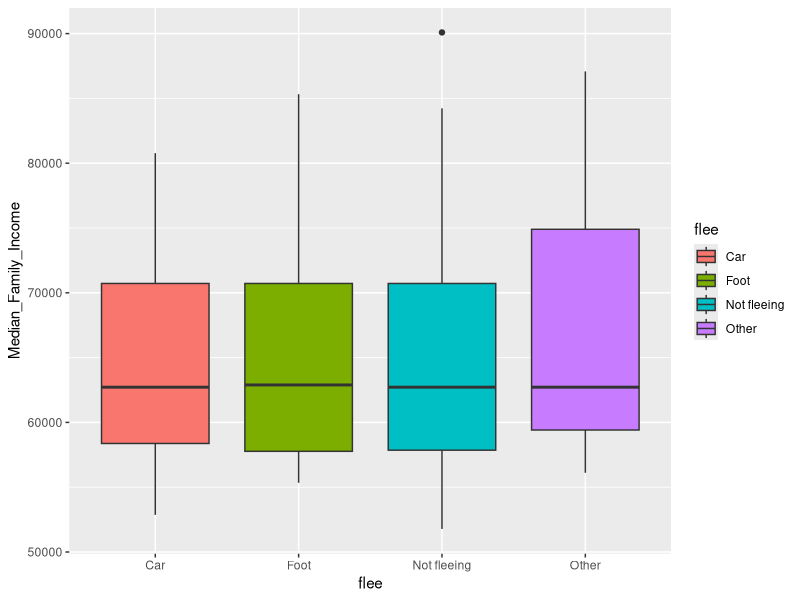
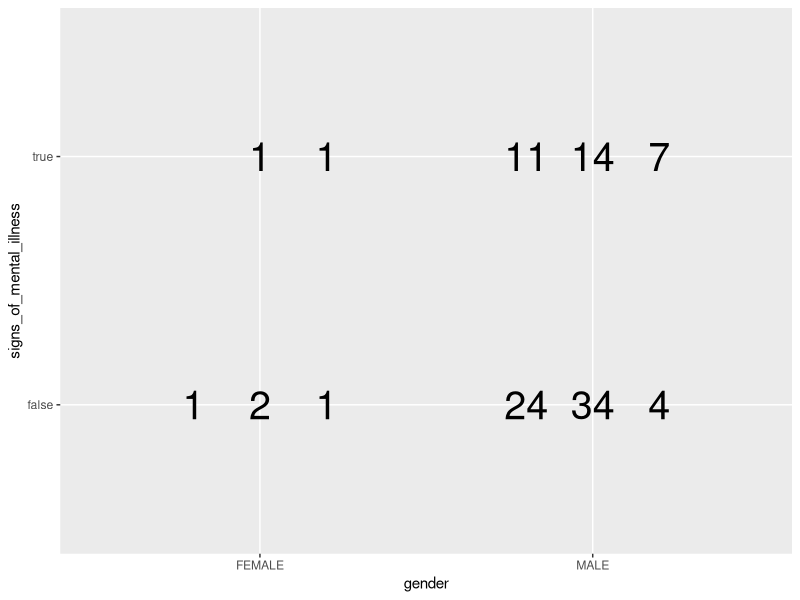
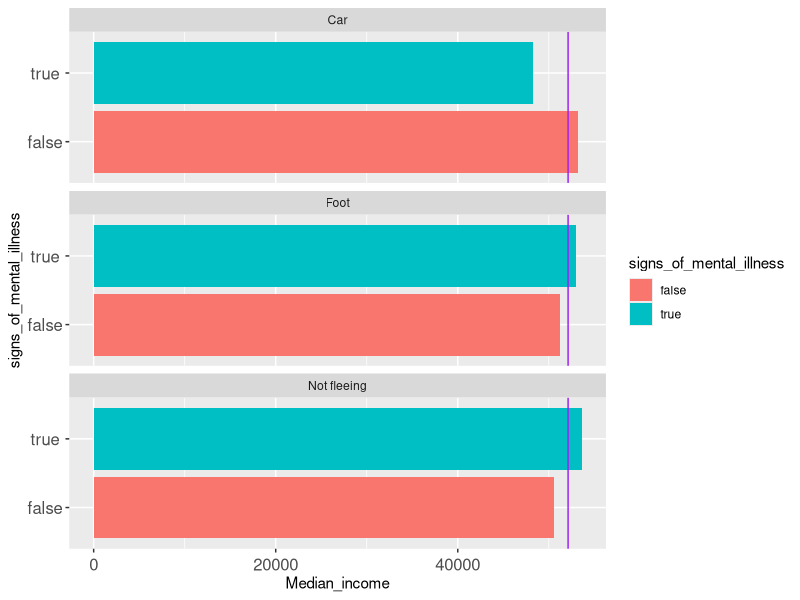
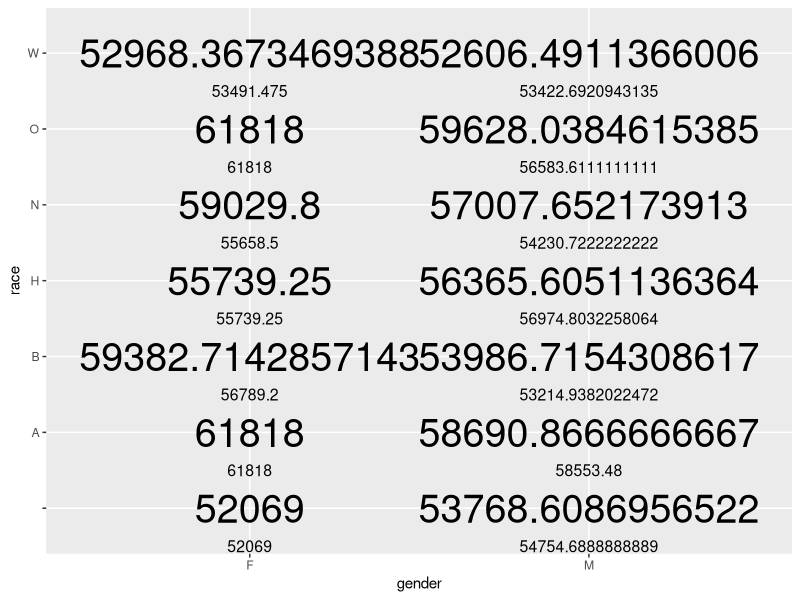
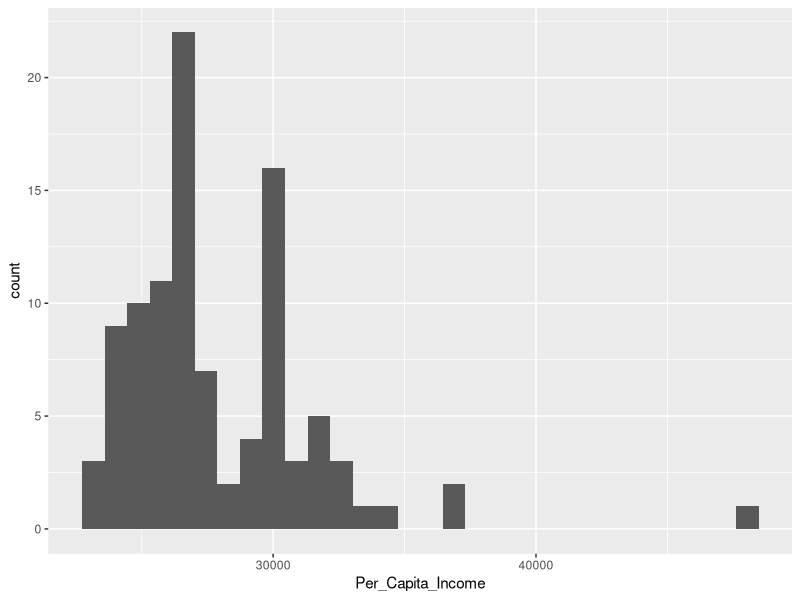
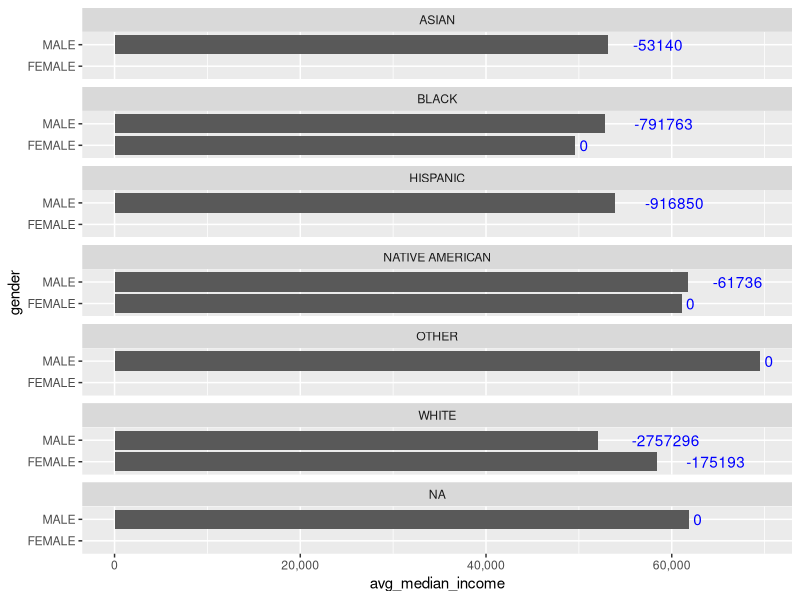
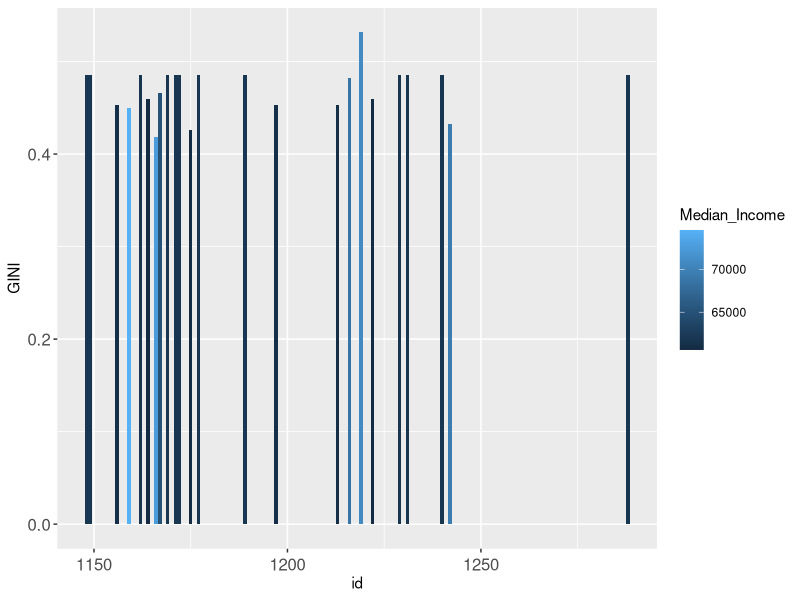
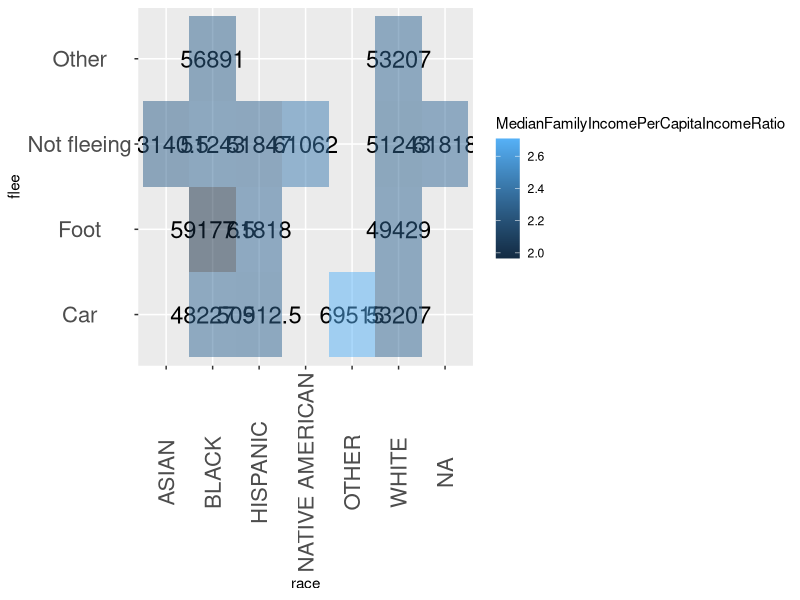

These figures' R source, in order:
require(ggplot2)
require(dplyr)


income <- read.csv(file="../01 Data/census-income-data.csv", header=TRUE, sep=",")
fatalPoliceShootings <- read.csv(file="../01 Data/fatal-police-shootings-data.csv", header=TRUE, sep=",")
incomeOfTheFatallyShot <- read.csv(file="../01 Data/fatal-police-shootings-and-census-income-data.csv", header=TRUE, sep=",")

#Histogram-----------------------------------------------------------------------------

histogram <- ggplot(incomeOfTheFatallyShot) + geom_histogram(aes(Per_Capita_Income, fill = Per_Capita_Income  ))
#End Histogram-----------------------------------------------------------------------------

#Box Plot-----------------------------------------------------------------------------

boxplot <- ggplot(incomeOfTheFatallyShot) + geom_boxplot(aes(x = flee, y = Median_Family_Income, fill = flee)  )
#End Box Plot-----------------------------------------------------------------------------

#Scatter Plot-----------------------------------------------------------------------------
scatterplot <- ggplot(incomeOfTheFatallyShot) + geom_point(aes(x = GINI, y = Median_Family_Income, color = armed))

#End Scatter Plot-----------------------------------------------------------------------------


#CrossTabs-----------------------------------------------------------------------------
# First Plot

genderMentalIll <- dplyr::select(incomeOfTheFatallyShot, Per_Capita_Income, gender, signs_of_mental_illness)

countTotal <- genderMentalIll %>% mutate(Per_Capita_Range = ifelse(Per_Capita_Income < 26500, "low", ifelse(Per_Capita_Income < 31000 & Per_Capita_Income > 26500, "medium","high"))) %>% dplyr::count(Per_Capita_Range, gender, signs_of_mental_illness)


lowCapitaRange <- countTotal %>% filter(Per_Capita_Range == "low")
mediumCapitaRange <- countTotal %>% filter(Per_Capita_Range == "medium")
highCapitaRange <- countTotal %>% filter(Per_Capita_Range == "high")

capitaRangePlot <- ggplot() + 
  geom_text(data = lowCapitaRange, aes(x=gender, y=signs_of_mental_illness, label = n),nudge_x = -0.2, size=10) + 
  geom_text(data = mediumCapitaRange, aes(x=gender, y=signs_of_mental_illness, label = n),nudge_x = 0, size=10) + 
  geom_text(data = highCapitaRange, aes(x=gender, y=signs_of_mental_illness, label = n),nudge_x = 0.2, size=10) 

# Second Plot

plotDF <- dplyr::inner_join(income, fatalPoliceShootings, by = c("State" = "state")) %>% 
  dplyr::group_by(gender, race) %>% 
  dplyr::summarize(avg_median_income = mean(Median_Income))

subset <- dplyr::inner_join(income,fatalPoliceShootings, by = c("State" = "state")) %>% dplyr::filter(Median_Income >= 46000 & Median_Income <= 62000) %>%
  dplyr::group_by(gender, race) %>% 
  dplyr::summarize(avg_median_income = mean(Median_Income)) 

genderRacePlot <- ggplot() + 
  geom_text(data = plotDF, aes(x= gender, y=race, label = avg_median_income), size=10) + 
  geom_text(data = subset, aes(x=gender, y=race, label = avg_median_income), nudge_y = -.5, size=4)


#Third Plot

test <- incomeOfTheFatallyShot %>% dplyr::group_by(race,flee) %>% dplyr::summarise(income = median(Median_Income), MedianFamilyIncomePerCapitaIncomeRatio = median(Median_Family_Income/Per_Capita_Income))

raceFleePlot <- ggplot(test) + 
  theme(axis.text.x=element_text(angle=90, size=16, vjust=0.5)) + 
  theme(axis.text.y=element_text(size=16, hjust=0.5)) +
  geom_text(aes(x=race, y=flee, label = income), size=6)+
  geom_tile(aes(x=race, y=flee, fill=MedianFamilyIncomePerCapitaIncomeRatio), alpha=0.50)

#End CrossTabs-----------------------------------------------------------------------------

#BarCharts -----------------------------------------------------------------------------

# Median Income by Race

incomeByRace <- incomeOfTheFatallyShot %>% dplyr::group_by(race, gender) %>% dplyr::summarize(avg_median_income = mean(Median_Income), sum_income = sum(Median_Income)) %>% dplyr::group_by(race, gender, avg_median_income) %>% dplyr::summarize(window_avg_income = mean(sum_income))

incomeByRacePlot <- ggplot(incomeByRace, aes(x = gender, y = avg_median_income)) + 
  geom_bar(stat = "identity") +
  scale_y_continuous(labels = scales::comma) + 
  facet_wrap(~race, ncol=1) +
  coord_flip() +
  geom_text(mapping=aes(x=gender, y=avg_median_income, label=round(avg_median_income - window_avg_income)),colour="blue", hjust=-.5)
#plot(incomeByRacePlot)

# Median Income by Fleeing

fleeMentalIncome <- incomeOfTheFatallyShot %>% dplyr::select(flee,signs_of_mental_illness,Median_Income) %>% group_by(signs_of_mental_illness,flee) %>% dplyr::filter(flee %in% c('Car','Foot','Not fleeing')) %>% summarise(Median_income = median(Median_Income))


fleePlot <- ggplot(fleeMentalIncome, aes(x=signs_of_mental_illness, y=Median_income, fill=signs_of_mental_illness)) +
  theme(axis.text.x=element_text(angle=0, size=12, vjust=0.5)) + 
  theme(axis.text.y=element_text(size=12, hjust=0.5)) + 
  geom_bar(stat = "identity") + 
  facet_wrap(~flee, ncol=1) + 
  coord_flip() + 
  geom_hline(aes(yintercept = median(Median_income)), color="purple")
#plot(fleePlot)


# Inequality Index for High Income Criminals

inequalityIndexforHighIncome <- incomeOfTheFatallyShot %>% dplyr::select(id,GINI,Median_Income) %>% mutate(Median_Income_Range = ifelse(Median_Income < 50000, "low", ifelse(Median_Income < 60000 & Median_Income > 50000, "medium","high"))) %>% dplyr::filter(Median_Income_Range == 'high',id > 1000) 
  
inequalityPlot <- ggplot(inequalityIndexforHighIncome, aes(x=id, y=GINI, fill=Median_Income)) +
  theme(axis.text.x=element_text(angle=0, size=12, vjust=0.5)) + 
  theme(axis.text.y=element_text(size=12, hjust=0.5)) +
  geom_bar(stat = "identity")
#plot(inequalityPlot)

#End Barcharts-----------------------------------------------------------------------------


# require("grid")
# 
# setwd("../03 Visualizations")
# 
# png("allPlots.png", width = 45, height = 45, units = "in", res = 120)
# grid.newpage()
# pushViewport(viewport(layout = grid.layout(2, 2)))   
# 
# # Print Plots
# print(incomeByRacePlot, vp = viewport(layout.pos.row = 1, layout.pos.col = 1))  
# print(fleePlot, vp = viewport(layout.pos.row = 1, layout.pos.col = 2))
# print(inequalityPlot, vp = viewport(layout.pos.row = 2, layout.pos.col = 1))
# 
# dev.off()
